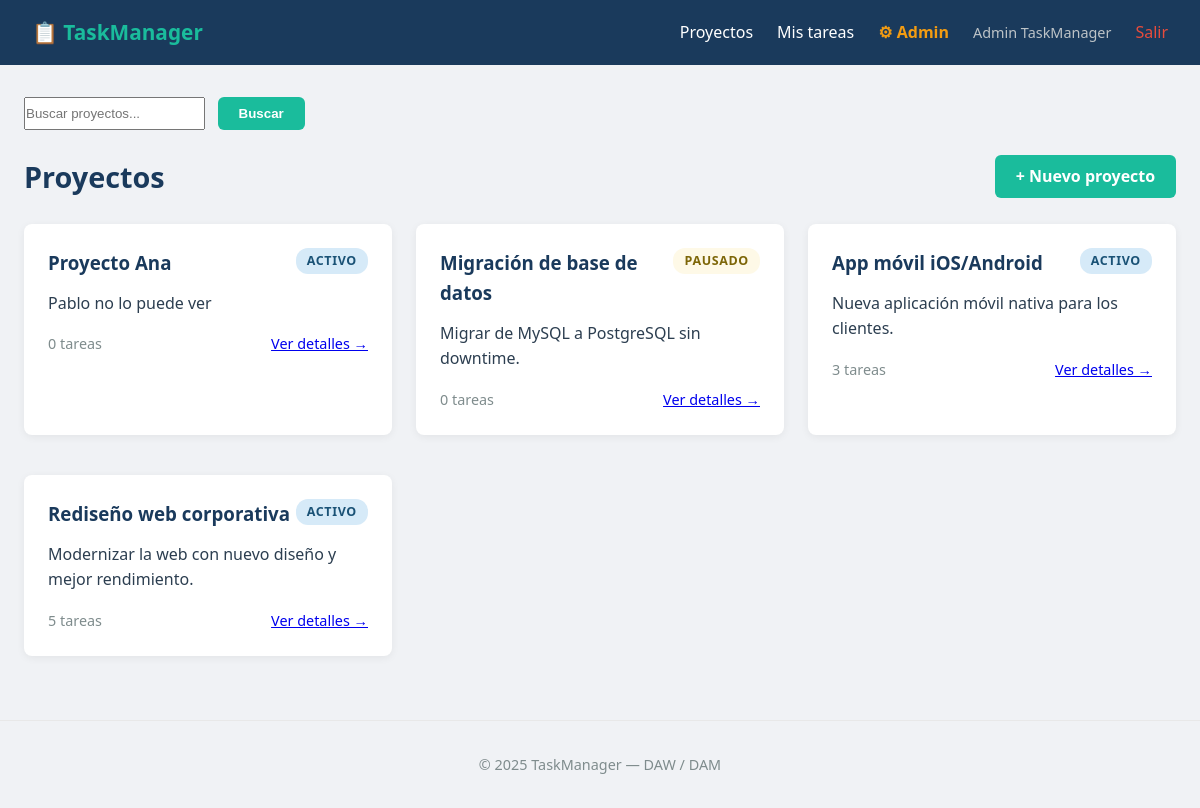
Page /proyectos/ (signed in) on the earlier database version.
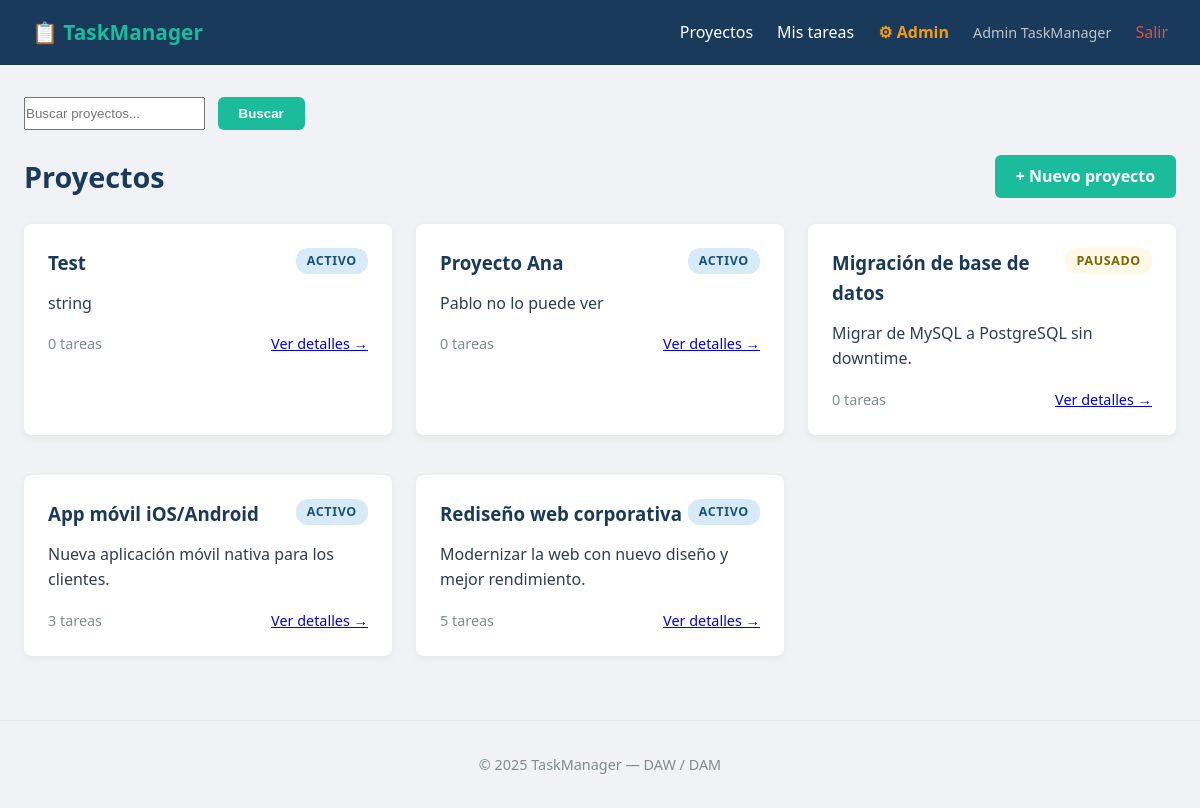
Same page on the later database version.
### app/models.py (models this page shows, shortened)
class Proyecto(db.Model):
    __tablename__ = 'proyectos'
    id = db.Column(db.Integer, primary_key=True)
    titulo = db.Column(db.String(100), nullable=False)
    descripcion = db.Column(db.Text)
    estado = db.Column(db.String(20), default='activo')
    fecha_limite = db.Column(db.Date)
    creado_en = db.Column(db.DateTime, default=datetime.utcnow)
    propietario_id = db.Column(db.Integer, db.ForeignKey('usuarios.id'))
    tareas = db.relationship('Tarea', backref='proyecto', lazy='dynamic',
    cascade='all, delete-orphan',
    order_by='Tarea.creado_en')

### app/routes/projects.py (the view)
@projects.route('/')
@login_required
def lista():
    q = request.args.get('q', '').strip()
    pagina = request.args.get('pagina', 1, type=int)
    if current_user.es_admin:
        query = Proyecto.query.order_by(Proyecto.creado_en.desc())
    else:
        query = Proyecto.query.filter_by(propietario_id=current_user.id)\
                              .order_by(Proyecto.creado_en.desc())
    if q:
        query = query.filter(
            db.or_(Proyecto.titulo.ilike(f'%{q}%'),
                   Proyecto.descripcion.ilike(f'%{q}%'))
        )
    paginacion = query.paginate(page=pagina, per_page=10, error_out=False)
    return render_template('projects/lista.html',
                            proyectos=paginacion.items,
                            paginacion=paginacion,
                            q=q,
                            form_busqueda=BusquedaForm())

### app/forms.py
class BusquedaForm(FlaskForm):
    q = StringField(
        'Buscar',
        validators=[DataRequired(), Length(min=2,
        message='Escribe al menos 2 caracteres para buscar.')]
        )
    submit = SubmitField('Buscar')

### app/models.py (called while the page is built)
@login_manager.user_loader
def cargar_usuario(user_id):
    return Usuario.query.get(int(user_id))

    @property
    def es_admin(self):
        return self.rol == 'admin'

    @property
    def is_active(self):
        return self.activo

### app/templates/projects/lista.html (shortened to what this page needs)
{% extends 'base.html' %}
{% block content %}
<form method='GET' action="{{ url_for('projects.lista') }}" class='busqueda'>
    <div style='display:flex; gap:.8rem; margin-bottom:1.5rem'>
        {{ form_busqueda.q(class='input',
                            placeholder='Buscar proyectos...',
                            value=q) }}
        {{ form_busqueda.submit(class='btn') }}
    </div>
</form>
<div class='page-header'>
    <h1>Proyectos</h1>
    <a href="{{ url_for('projects.nuevo') }}" class='btn'>+ Nuevo proyecto</a>
</div>
{% if proyectos %}
<div class='proyectos-grid'>
{% for p in proyectos %}
    <div class='tarjeta proyecto estado-{{ p.estado }}'>
        <div class='tarjeta-header'>
            <h3>
                <a href="{{ url_for('projects.detalle', pid=p.id) }}">
                    {{ p.titulo }}
                </a>
            </h3>
            <span class='badge badge-{{ p.estado }}'>{{ p.estado |
            capitalize }}</span>
        </div>
        <p class='descripcion'>{{ p.descripcion | truncate(100) }}</p>
        <div class='tarjeta-footer'>
            <span>{{ p.tareas.count() }} tareas</span>
            <a href="{{ url_for('projects.detalle', pid=p.id) }}">Ver
    detalles →</a>
        </div>
    </div>
{% endfor %}
</div>
{% else %}
<div class='estado-vacio'>
    <p>No tienes proyectos todavía.</p>
    <a href="{{ url_for('projects.nuevo') }}" class='btn'>Crea tu primer
proyecto</a>
</div>
{% endif %}
{% endblock %}

Differences in the rows shown:
added Proyecto: titulo "Test", estado "ACTIVO", descripcion "string", tareas.count "0"
